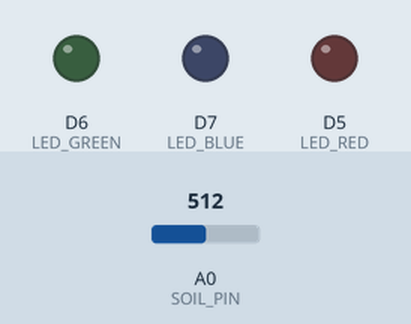
Bench run of a sketch on a simulated ESP8266 (NodeMCU). Shown: output pins drawn as LEDs (lit = HIGH). Inputs (shaded band) come from the test bench; at power-on: A0 (SOIL_PIN) = 512. WiFi joins after 1.5 s; servers stay silent unless stated; what the sketch prints to the serial monitor is not drawn.

Above: at 2.7 s.
2.8 s: A0 (SOIL_PIN) set to 782
9.7 s: A0 (SOIL_PIN) set to 812
At 11.3 s:
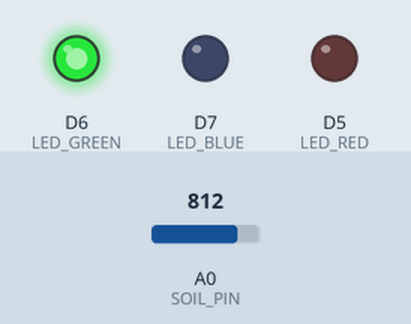
16.6 s: A0 (SOIL_PIN) set to 122
At 21.3 s:
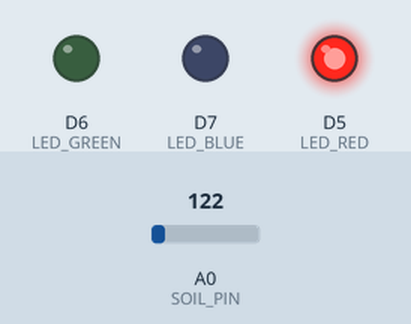
23.5 s: A0 (SOIL_PIN) set to 293
30.4 s: A0 (SOIL_PIN) set to 316
At 36.4 s:
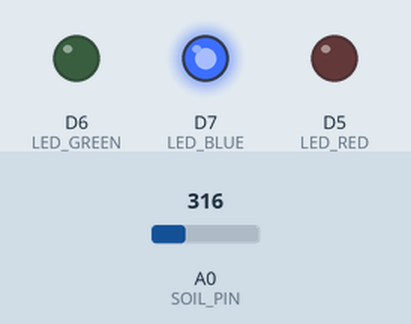
37.3 s: A0 (SOIL_PIN) set to 0
At 41.4 s:
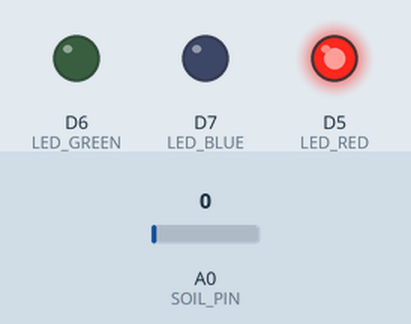
Timing chart, 0 to 42.9 s (numbered marks = the images above; inputs shaded):
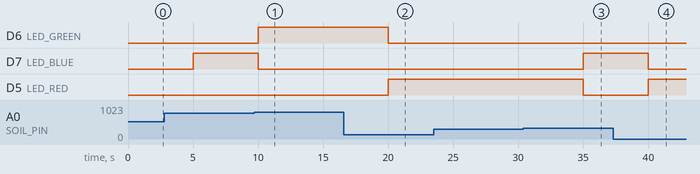

The sketch:

SoilMoinsture.ino
```cpp
#include <ESP8266WiFi.h>
#include <Firebase_ESP_Client.h>

// WiFi Configuration
#define WIFI_SSID "mithun"
#define WIFI_PASSWORD "mitnzz"

// Firebase Configuration
#define FIREBASE_HOST "cloud-ledcontro-default-rtdb.asia-southeast1.firebasedatabase.app/"
#define FIREBASE_AUTH "y1CGiJGdXo756WDdTa8T9ji8xFLnEfpS2DT2Zp"

// Pin Definitions
const int SOIL_PIN = A0;
const int LED_RED = D5;
const int LED_GREEN = D6;
const int LED_BLUE = D7;


const int DRY = 800;    // Dry soil threshold
const int WET = 300;     // Wet soil threshold

// Update interval (5 seconds)
const unsigned long UPDATE_INTERVAL = 5000;

FirebaseData fbdo;
FirebaseAuth auth;
FirebaseConfig config;

unsigned long previousMillis = 0;

void setup() {
  Serial.begin(115200);

  // Initialized LED pins
  pinMode(LED_RED, OUTPUT);
  pinMode(LED_GREEN, OUTPUT);
  pinMode(LED_BLUE, OUTPUT);

  connectToWiFi();

  // Firebase configuration
  config.host = FIREBASE_HOST;
  config.signer.tokens.legacy_token = FIREBASE_AUTH;
  Firebase.begin(&config, &auth);
  Firebase.reconnectWiFi(true);
}

void loop() {
  unsigned long currentMillis = millis();

  if (currentMillis - previousMillis >= UPDATE_INTERVAL) {
    previousMillis = currentMillis;

    int moisture = analogRead(SOIL_PIN);

    String status;
    if(moisture > DRY) {
      status = "dry";
      digitalWrite(LED_RED, LOW);
      digitalWrite(LED_GREEN, HIGH);
      digitalWrite(LED_BLUE, LOW);
    }
    else if(moisture > WET) {
      status = "normal";
      digitalWrite(LED_RED, LOW);
      digitalWrite(LED_GREEN, LOW);
      digitalWrite(LED_BLUE, HIGH);
    }
    else {
      status = "wet";
      digitalWrite(LED_RED, HIGH);
      digitalWrite(LED_GREEN, LOW);
      digitalWrite(LED_BLUE, LOW);
    }

    // Prints to serial
    Serial.print("Moisture: ");
    Serial.print(moisture);
    Serial.print(" - Status: ");
    Serial.println(status);

    // Sends to Firebase
    if(WiFi.status() == WL_CONNECTED) {
      Firebase.RTDB.setInt(&fbdo, "moisture/value", moisture);
      Firebase.RTDB.setString(&fbdo, "moisture/status", status);
      Firebase.RTDB.setInt(&fbdo, "moisture/timestamp", millis());

      if (Firebase.ready()) {
        String path = "history/" + String(millis());
        Firebase.RTDB.setInt(&fbdo, path + "/value", moisture);
        Firebase.RTDB.setString(&fbdo, path + "/status", status);
      }
    }
  }
}

void connectToWiFi() {
  WiFi.begin(WIFI_SSID, WIFI_PASSWORD);
  Serial.print("Connecting to WiFi");
  while(WiFi.status() != WL_CONNECTED) {
    delay(500);
    Serial.print(".");
  }
  Serial.println("\nConnected to WiFi");
  Serial.print("IP Address: ");
  Serial.println(WiFi.localIP());
}
```

Measured:
- the behaviour switches between 800 and 801 on A0 (SOIL_PIN) (found by bisection; images 0 and 1)
- the behaviour switches between 300 and 301 on A0 (SOIL_PIN) (found by bisection; images 2 and 3)
- after the input at 9.7 s, D6 (LED_GREEN): LOW → HIGH after 0.30 s; D7 (LED_BLUE): HIGH → LOW after 0.30 s
- after the input at 16.6 s, D6 (LED_GREEN): HIGH → LOW after 3.4 s; D5 (LED_RED): LOW → HIGH after 3.4 s
- after the input at 23.5 s, every drawn part: stays the same
- after the input at 30.4 s, D7 (LED_BLUE): LOW → HIGH after 4.6 s; D5 (LED_RED): HIGH → LOW after 4.6 s
- after the input at 37.3 s, D7 (LED_BLUE): HIGH → LOW after 2.7 s; D5 (LED_RED): LOW → HIGH after 2.7 s
